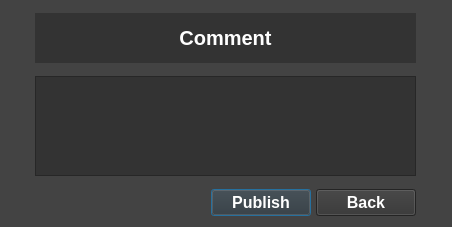
<?xml version="1.0" encoding="UTF-8"?>
<ui version="4.0">
 <class>Dialog</class>
 <widget class="QDialog" name="Dialog">
  <property name="geometry">
   <rect>
    <x>0</x>
    <y>0</y>
    <width>452</width>
    <height>227</height>
   </rect>
  </property>
  <property name="windowTitle">
   <string>Dialog</string>
  </property>
  <property name="styleSheet">
   <string notr="true">background-color: rgb(67, 67, 67);</string>
  </property>
  <widget class="QWidget" name="gridLayoutWidget">
   <property name="geometry">
    <rect>
     <x>0</x>
     <y>10</y>
     <width>451</width>
     <height>211</height>
    </rect>
   </property>
   <layout class="QGridLayout" name="gridLayout">
    <property name="horizontalSpacing">
     <number>5</number>
    </property>
    <property name="verticalSpacing">
     <number>10</number>
    </property>
    <item row="0" column="1" colspan="3">
     <widget class="QLabel" name="Save_Path_2">
      <property name="sizePolicy">
       <sizepolicy hsizetype="Minimum" vsizetype="Minimum">
        <horstretch>0</horstretch>
        <verstretch>0</verstretch>
       </sizepolicy>
      </property>
      <property name="minimumSize">
       <size>
        <width>150</width>
        <height>30</height>
       </size>
      </property>
      <property name="maximumSize">
       <size>
        <width>16777215</width>
        <height>50</height>
       </size>
      </property>
      <property name="font">
       <font>
        <pointsize>15</pointsize>
        <weight>75</weight>
        <bold>true</bold>
       </font>
      </property>
      <property name="styleSheet">
       <string notr="true">background-color: rgb(51, 51, 51);
color: white;</string>
      </property>
      <property name="text">
       <string>Comment</string>
      </property>
      <property name="alignment">
       <set>Qt::AlignCenter</set>
      </property>
     </widget>
    </item>
    <item row="2" column="2">
     <widget class="QPushButton" name="Final_Save_Button">
      <property name="maximumSize">
       <size>
        <width>100</width>
        <height>16777215</height>
       </size>
      </property>
      <property name="font">
       <font>
        <pointsize>12</pointsize>
        <weight>75</weight>
        <bold>true</bold>
       </font>
      </property>
      <property name="styleSheet">
       <string notr="true">background-color: rgb(51, 51, 51);
color: white;</string>
      </property>
      <property name="text">
       <string>Publish</string>
      </property>
     </widget>
    </item>
    <item row="2" column="3">
     <widget class="QPushButton" name="Back_Button">
      <property name="maximumSize">
       <size>
        <width>100</width>
        <height>16777215</height>
       </size>
      </property>
      <property name="font">
       <font>
        <pointsize>12</pointsize>
        <weight>75</weight>
        <bold>true</bold>
       </font>
      </property>
      <property name="styleSheet">
       <string notr="true">background-color: rgb(51, 51, 51);
color: white;</string>
      </property>
      <property name="text">
       <string>Back</string>
      </property>
     </widget>
    </item>
    <item row="2" column="4">
     <widget class="QLabel" name="Sin_File_Path_5">
      <property name="maximumSize">
       <size>
        <width>30</width>
        <height>25</height>
       </size>
      </property>
      <property name="styleSheet">
       <string notr="true"/>
      </property>
      <property name="text">
       <string/>
      </property>
     </widget>
    </item>
    <item row="2" column="0">
     <widget class="QLabel" name="Sin_File_Path_4">
      <property name="maximumSize">
       <size>
        <width>30</width>
        <height>25</height>
       </size>
      </property>
      <property name="styleSheet">
       <string notr="true"/>
      </property>
      <property name="text">
       <string/>
      </property>
     </widget>
    </item>
    <item row="1" column="1" colspan="3">
     <widget class="QPlainTextEdit" name="Save_Path_View_2">
      <property name="sizePolicy">
       <sizepolicy hsizetype="Minimum" vsizetype="Minimum">
        <horstretch>0</horstretch>
        <verstretch>0</verstretch>
       </sizepolicy>
      </property>
      <property name="minimumSize">
       <size>
        <width>150</width>
        <height>100</height>
       </size>
      </property>
      <property name="maximumSize">
       <size>
        <width>16777215</width>
        <height>100</height>
       </size>
      </property>
      <property name="styleSheet">
       <string notr="true">background-color: rgb(51, 51, 51);
color: white;</string>
      </property>
      <property name="tabStopWidth">
       <number>80</number>
      </property>
     </widget>
    </item>
   </layout>
  </widget>
 </widget>
 <resources/>
 <connections/>
</ui>
